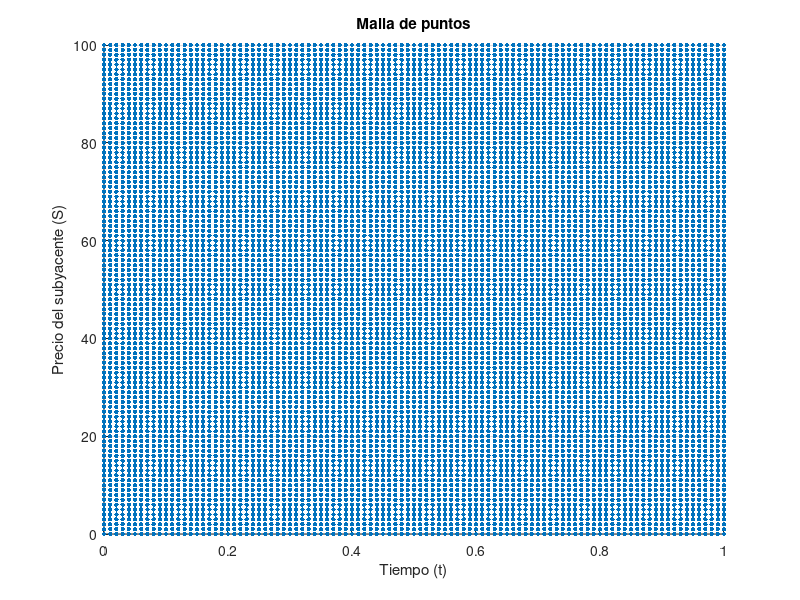

The MATLAB script that drew this image: (Note: this script raises an error after producing the figure.)
%% Datos de la opción

S_max = 100;  
E = 50;
T = 1;
sigma = 0.2;
r = 0.05;

%% Discretización

M = 100;
N = 100;

dS = S_max / M;  
dt = T / N;

%% Malla de puntos 
S = linspace(0, S_max, M+1)';
tau = linspace(0, T, N+1);

[S_grid, t_grid] = meshgrid(S, tau);

figure;
scatter(t_grid(:), S_grid(:), 10, 'filled');
xlabel('Tiempo (t)');
ylabel('Precio del subyacente (S)');
title('Malla de puntos');
grid on;

%% Condiciones de frontera

f = zeros(M+1, N+1);

f(:, end) = max(S - E, 0); % t = T, payoff de una opción call
f(1, :) = 0; % S = 0, el valor de la call es 0
f(end, :) = S_max - E * exp(-r * (T - (0:dt:T))); 

%% Coeficientes a, b, c

a = -0.5 * dt * (sigma^2 * S(2:end-1).^2 / dS^2 - r * S(2:end-1) / dS);
b = 1 + dt * (sigma^2 * S(2:end-1).^2 / dS^2 + r);
c = -0.5 * dt * (sigma^2 * S(2:end-1).^2 / dS^2 + r * S(2:end-1) / dS);

%% Matriz tridiagonal

A = diag(b) + diag(a(2:end), -1) + diag(c(1:end-1), 1);

for i = N:-1:1
    f(2:end-1, i) = A \ f(2:end-1, i+1);
end

%% Resultados

disp('Valores de la opción en t=0:');
disp(table(S, f(:, 1)));

figure;
plot(S, f(:, 1), 'LineWidth', 2);
xlabel('Precio del subyacente (S)');
ylabel('Valor de la opción (V)');
title('Valoración de una Opción Call Europea usando Diferencias Finitas');
grid on;